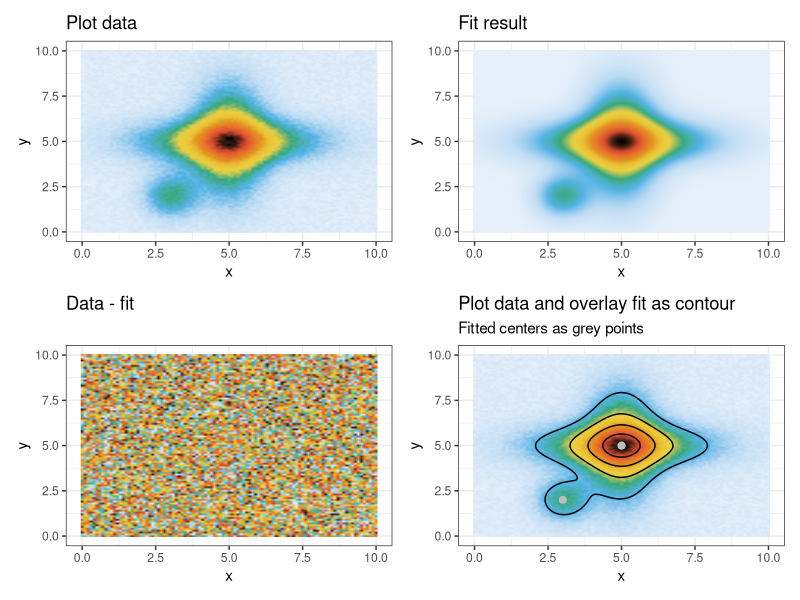

Recreate this plot in R.
library(tidyverse)
library(patchwork)
library(broom)
theme_set(theme_bw()+theme(legend.position = "none"))
cols <- c("#e7f0fa", "#c9e2f6", "#95cbee", "#0099dc", 
          "#4ab04a", "#ffd73e", "#eec73a", "#e29421", 
          "#e29421", "#f05336", "#ce472e", "black")
colors <- colorRampPalette(cols)

# Create general elliptical 2D Gaussian function (spherical if b=0)
Gauss2D <- function(x,y,x0=0,y0=0,A=1,FWx=1,FWy=1) {
    stopifnot(length(x)==length(y), length(x0)==length(y0),
              length(x0)==length(A),length(x0)==length(FWx),
              length(x0)==length(FWy))
    sigx <- FWx/2/sqrt(2*log(2))
    sigy <- FWy/2/sqrt(2*log(2))
    z <- 0
    for(i in seq_along(x0)){
        z <- z + A[i]*exp(-( (x-x0[i])^2/2/sigx[i]^2 + (y-y0[i])^2/2/sigy[i]^2 ))
    }
    return(z)
}

# Create fake data
df <- tibble(expand.grid(x=seq(0,10,by=.1), 
                         y=seq(0,10,by=.1)),
             z = Gauss2D(x, y,
                         x0=c(5,5,3),  y0=c(5,5,2),
                         A=c(10,10,6), FWx=c(2,5,1.5), FWy=c(5,2,2)) + runif(length(x))
                 )

# Plot fake data
P1 <- df %>% 
    ggplot(aes(x = x, y = y, fill = z)) +
        geom_raster(interpolate=TRUE)+
        scale_fill_gradientn(colors = colors(10), 
                             name = "Intensity\n[arb. units]")+
        labs(title="Plot data")
# Perform fit
fit <- nls(data=df,
    z ~ z0 + Gauss2D(x,y,x0,y0,A,FWx,FWy),
    start=list(z0 = 0.1,
               x0 = c(4.9, 4.9, 3.1), 
               y0 = c(4.9, 4.9, 2.1),
               A  = c(10,10,10), 
               FWx = c(1.8,.1,1), 
               FWy = c(.1,2,2)),
    control = nls.control(maxiter = 1000)
    )

# Get fit parameters
tidy(fit)
centers <- tidy(fit) %>% 
    filter(str_detect(term, "x0") | str_detect(term, "y0")) %>% 
    select(term, estimate) %>% 
    pivot_wider(names_from = term, 
                values_from = estimate) %>% 
    pivot_longer(everything(),
                 cols_vary = "slowest",
                 names_to = c(".value"),
                 names_pattern = "(.)")

# Plot fit
P2 <- df %>% 
    ggplot(aes(x = x, y = y, fill = predict(fit))) +
        geom_raster(interpolate=TRUE)+
        scale_fill_gradientn(colors = colors(10), 
                             name = "Intensity\n[arb. units]")+
        labs(title="Fit result")

# Plot data - fit
P3 <- df %>% 
    ggplot(aes(x = x, y = y, fill = z-predict(fit))) +
        geom_raster(interpolate=TRUE)+
        scale_fill_gradientn(colors = colors(10), 
                             name = "Intensity\n[arb. units]")+
        labs(title="Data - fit")

# Plot data and overlay fit as contour plot
P4 <- df %>% 
    ggplot(aes(x = x, y = y)) +
        geom_raster(aes(fill = z), interpolate=TRUE)+
        scale_fill_gradientn(colors = colors(10), 
                             name = "Intensity\n[arb. units]")+
        geom_contour(aes(z = predict(fit)), color = "black", bins = 5)+
        labs(title="Plot data and overlay fit as contour",
             subtitle="Fitted centers as grey points")+
        geom_point(data=centers, color="gray", size=2)


ggsave("data_and_fit_cross.pdf", 
        P1+P2+P3+P4,
        height = 6,
        width = 8)


